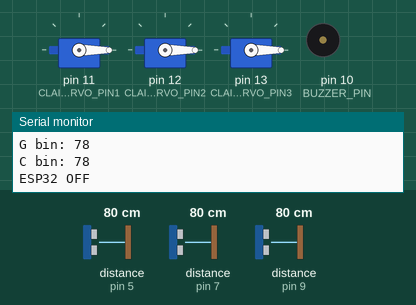
The sketch below on a simulated Arduino Uno, built with avr-gcc and run on an emulated ATmega328P. Parts: 3 × servo, buzzer (waves = sounding, pin HIGH), the last lines printed to the serial monitor. Wiring (inferred from the names in the program): 3 × ultrasonic range finder: trigger pin 4, echo pin 5 / trigger pin 6, echo pin 7 / trigger pin 8, echo pin 9. The inputs (shaded band) are chosen by the test bench; at power-on: distance to the obstacle (sensors on pin 5, pin 7, pin 9) 80 cm. The echo pulse lasts 58.3 µs per cm; pins used as bus, display or sensor lines are not drawn.

Above: at 4.2 s.
4.3 s: distance to the obstacle (sensor on pin 5) set to 13 cm
6.5 s: distance to the obstacle (sensor on pin 5) set to 10 cm
At 17.3 s:
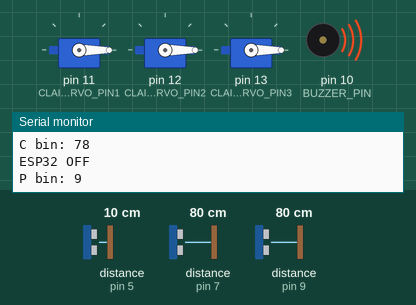
Timing chart, 0 to 24.0 s (numbered marks = the images above; inputs shaded):
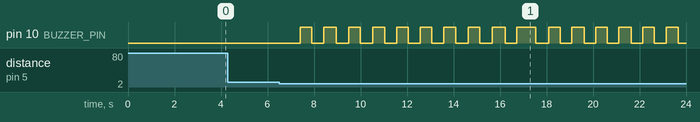

The sketch:

CAPSTONE-ARDUINOUNO.ino
```cpp
// Arduino Uno Code for Waste Bin Monitoring and Claim Servo Control
// Memory-optimized version for Arduino Uno

#include <Servo.h>
#include <SoftwareSerial.h>

// SoftwareSerial for communication with ESP32
SoftwareSerial espLink(3, 2); // RX=3, TX=2

// Ultrasonic sensor pins
#define TRIG_PIN_PLASTIC 4
#define ECHO_PIN_PLASTIC 5
#define TRIG_PIN_GLASS 6
#define ECHO_PIN_GLASS 7
#define TRIG_PIN_CAN 8
#define ECHO_PIN_CAN 9

// Claim servo pins
#define CLAIM_SERVO_PIN1 11
#define CLAIM_SERVO_PIN2 12
#define CLAIM_SERVO_PIN3 13

// Buzzer pin
#define BUZZER_PIN 10

// Servo objects
Servo claimServo1;
Servo claimServo2;
Servo claimServo3;

// Constants
const int BIN_FULL_DISTANCE = 10;
const int BIN_EMPTY_DISTANCE = 15;
const long checkInterval = 2000;
const long esp32Timeout = 10000;

// Variables
bool plasticBinFullNotified = false;
bool glassBinFullNotified = false;
bool canBinFullNotified = false;
bool esp32Connected = false;
unsigned long lastCheck = 0;
unsigned long lastESP32Message = 0;
bool buzzerActive = false;
unsigned long lastBuzzerToggle = 0;
const long buzzerInterval = 500; // Buzzer beep interval (500ms on/off)

// Function to get distance from ultrasonic sensor
long getDistance(int trigPin, int echoPin) {
    long totalDistance = 0;
    int validReadings = 0;

    for (int i = 0; i < 3; i++) {
        digitalWrite(trigPin, LOW);
        delayMicroseconds(2);
        digitalWrite(trigPin, HIGH);
        delayMicroseconds(10);
        digitalWrite(trigPin, LOW);

        long duration = pulseIn(echoPin, HIGH, 30000);
        if (duration > 0) {
            long distance = duration * 0.034 / 2;
            if (distance >= 2 && distance <= 400) {
                totalDistance += distance;
                validReadings++;
            }
        }
        delay(10);
    }

    return validReadings > 0 ? totalDistance / validReadings : 999;
}

// Function to control buzzer
void updateBuzzer() {
    // Check if any bin is full
    bool anyBinFull = plasticBinFullNotified || glassBinFullNotified || canBinFullNotified;

    if (anyBinFull) {
        // Activate buzzer with beeping pattern
        unsigned long currentMillis = millis();
        if (currentMillis - lastBuzzerToggle >= buzzerInterval) {
            lastBuzzerToggle = currentMillis;
            buzzerActive = !buzzerActive;
            digitalWrite(BUZZER_PIN, buzzerActive ? HIGH : LOW);
        }
    } else {
        // Turn off buzzer if all bins are empty
        if (buzzerActive) {
            buzzerActive = false;
            digitalWrite(BUZZER_PIN, LOW);
        }
    }
}

// Function to check bin status
void checkBinStatus(char binType, int trigPin, int echoPin, bool* binFullNotified) {
    long distance = getDistance(trigPin, echoPin);

    Serial.print(binType);
    Serial.print(" bin: ");
    Serial.println(distance);

    if (distance == 999) {
        Serial.println("Sensor error");
        return;
    }

    if (distance <= BIN_FULL_DISTANCE && !(*binFullNotified)) {
        Serial.print("Bin ");
        Serial.print(binType);
        Serial.println(" FULL!");
        espLink.print("BIN_FULL:");
        espLink.println(binType == 'P' ? "PLASTIC" : (binType == 'G' ? "GLASS" : "CAN"));
        *binFullNotified = true;
        // Buzzer will be activated in updateBuzzer() function
    }
    else if (distance > BIN_EMPTY_DISTANCE && *binFullNotified) {
        Serial.print("Bin ");
        Serial.print(binType);
        Serial.println(" EMPTY!");
        if (esp32Connected) {
            espLink.print("BIN_EMPTY:");
            espLink.println(binType == 'P' ? "PLASTIC" : (binType == 'G' ? "GLASS" : "CAN"));
        }
        *binFullNotified = false;
        // Buzzer will be deactivated in updateBuzzer() if all bins are empty
    }
}

// Function to move claim servo - Vending machine style 360 degree rotation
void moveClaimServo(int slotNum) {
    Serial.print("Vending machine rotation - Slot ");
    Serial.println(slotNum);

    Servo* servo = nullptr;
    int pin = 0;

    // Select the correct servo
    if (slotNum == 1) {
        servo = &claimServo1;
        pin = CLAIM_SERVO_PIN1;
    } else if (slotNum == 2) {
        servo = &claimServo2;
        pin = CLAIM_SERVO_PIN2;
    } else if (slotNum == 3) {
        servo = &claimServo3;
        pin = CLAIM_SERVO_PIN3;
    } else {
        Serial.println("Invalid slot number");
        return;
    }

    // Attach servo
    servo->attach(pin);
    delay(100);

    // Start at 0 degrees
    servo->write(0);
    delay(200);

    // Vending machine rotation: Smooth 360-degree clockwise rotation
    // 0 -> 180 (first half) -> 0 (second half) = complete 360 rotation
    Serial.println("Starting rotation...");

    // First 180 degrees: 0 to 180 (clockwise)
    for (int angle = 0; angle <= 180; angle += 2) {
        servo->write(angle);
        delay(15); // Faster rotation for vending machine feel
    }

    // Brief pause at 180 (like vending machine mechanism)
    delay(100);

    // Second 180 degrees: 180 to 0 (completes the 360)
    for (int angle = 180; angle >= 0; angle -= 2) {
        servo->write(angle);
        delay(15); // Faster rotation
    }

    // Ensure we're back at 0
    servo->write(0);
    delay(200);

    // Detach to save power
    servo->detach();

    Serial.println("360-degree rotation complete!");

    // Notify ESP32 that rotation is complete
    if (esp32Connected) {
        espLink.print("CLAIM_SERVO_COMPLETE:");
        espLink.println(slotNum);
    }
}

// Function to handle ESP32 commands
void handleESP32Command(String command) {
    lastESP32Message = millis();
    esp32Connected = true;

    Serial.print("CMD: ");
    Serial.println(command);

    if (command == "INIT") {
        Serial.println("Arduino ready");
        espLink.println("ARDUINO_READY");
    }
    else if (command.startsWith("CLAIM_SERVO:")) {
        int slotNum = command.substring(12).toInt();
        moveClaimServo(slotNum);
    }
    else if (command == "PING") {
        espLink.println("PONG");
    }
    else if (command == "TEST") {
        espLink.println("TEST_RESPONSE");
    }
}

void setup() {
    Serial.begin(9600);
    delay(1000);

    Serial.println("Arduino starting...");

    espLink.begin(9600);
    delay(500);

    // Initialize ultrasonic sensor pins
    pinMode(TRIG_PIN_PLASTIC, OUTPUT);
    pinMode(ECHO_PIN_PLASTIC, INPUT);
    pinMode(TRIG_PIN_GLASS, OUTPUT);
    pinMode(ECHO_PIN_GLASS, INPUT);
    pinMode(TRIG_PIN_CAN, OUTPUT);
    pinMode(ECHO_PIN_CAN, INPUT);

    digitalWrite(TRIG_PIN_PLASTIC, LOW);
    digitalWrite(TRIG_PIN_GLASS, LOW);
    digitalWrite(TRIG_PIN_CAN, LOW);

    // Initialize buzzer pin
    pinMode(BUZZER_PIN, OUTPUT);
    digitalWrite(BUZZER_PIN, LOW);

    // Initialize servos
    claimServo1.attach(CLAIM_SERVO_PIN1);
    claimServo2.attach(CLAIM_SERVO_PIN2);
    claimServo3.attach(CLAIM_SERVO_PIN3);

    claimServo1.write(0);
    claimServo2.write(0);
    claimServo3.write(0);

    delay(500);

    claimServo1.detach();
    claimServo2.detach();
    claimServo3.detach();

    Serial.println("Servos ready");
    Serial.println("Waiting for ESP32...");

    delay(1000);
}

void loop() {
    unsigned long currentMillis = millis();

    // Check for ESP32 commands
    if (espLink.available()) {
        String command = espLink.readStringUntil('\n');
        command.trim();

        if (command.length() > 0 && command.length() < 50) {
            handleESP32Command(command);
        }
    }

    // Check ESP32 connection timeout
    if (esp32Connected && (currentMillis - lastESP32Message > esp32Timeout)) {
        esp32Connected = false;
        Serial.println("ESP32 timeout");
    }

    // Check bin status every 2 seconds
    if (currentMillis - lastCheck >= checkInterval) {
        lastCheck = currentMillis;

        checkBinStatus('P', TRIG_PIN_PLASTIC, ECHO_PIN_PLASTIC, &plasticBinFullNotified);
        delay(100);
        checkBinStatus('G', TRIG_PIN_GLASS, ECHO_PIN_GLASS, &glassBinFullNotified);
        delay(100);
        checkBinStatus('C', TRIG_PIN_CAN, ECHO_PIN_CAN, &canBinFullNotified);

        // Update buzzer status based on bin states
        updateBuzzer();

        if (esp32Connected) {
            Serial.println("ESP32 OK");
        } else {
            Serial.println("ESP32 OFF");
        }
    }

    // Update buzzer even between bin checks for continuous beeping
    updateBuzzer();

    delay(50);
}
```

Measured:
- the behaviour switches between 12 and 11 cm on distance to the obstacle (sensor on pin 5) (found by bisection; images 0 and 1)
- after the input at 6.5 s, pin 10 (BUZZER_PIN): goes 9 × (HIGH 0.50 s, LOW 0.50 s), HIGH 0.83 s, 6 × (LOW 0.55 s, HIGH 0.50 s), then LOW, starting after 0.91 s
